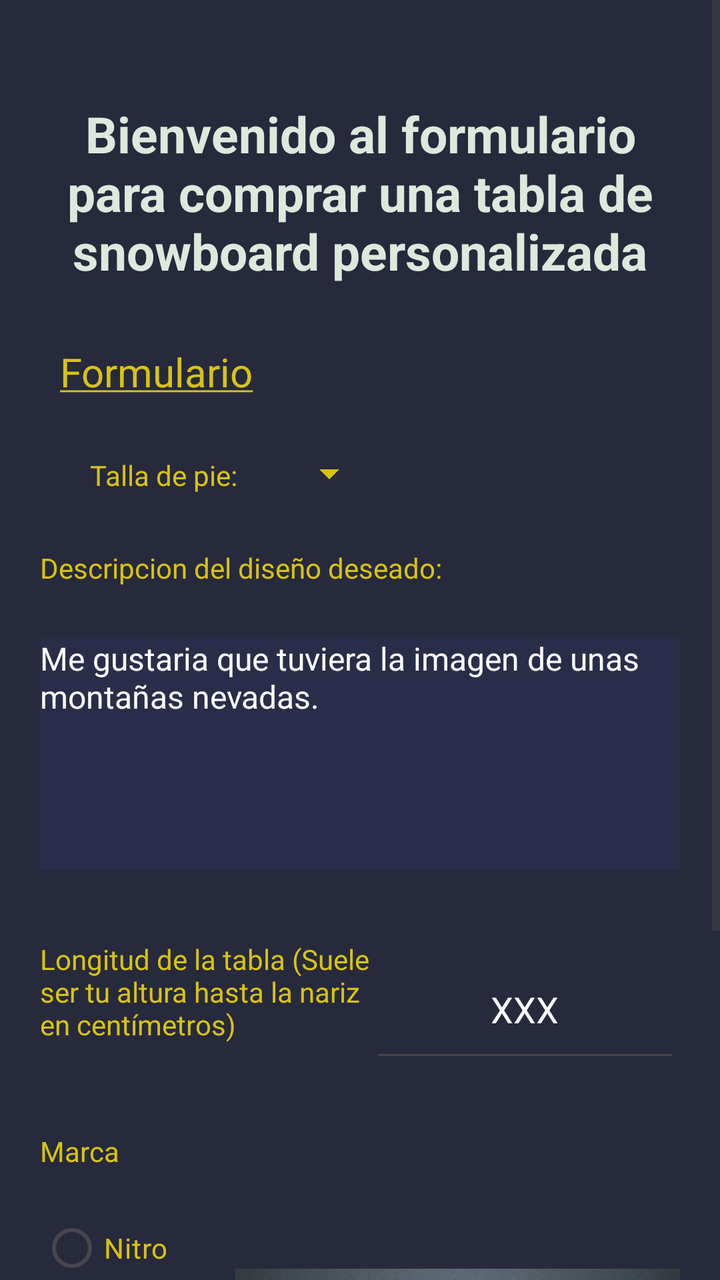
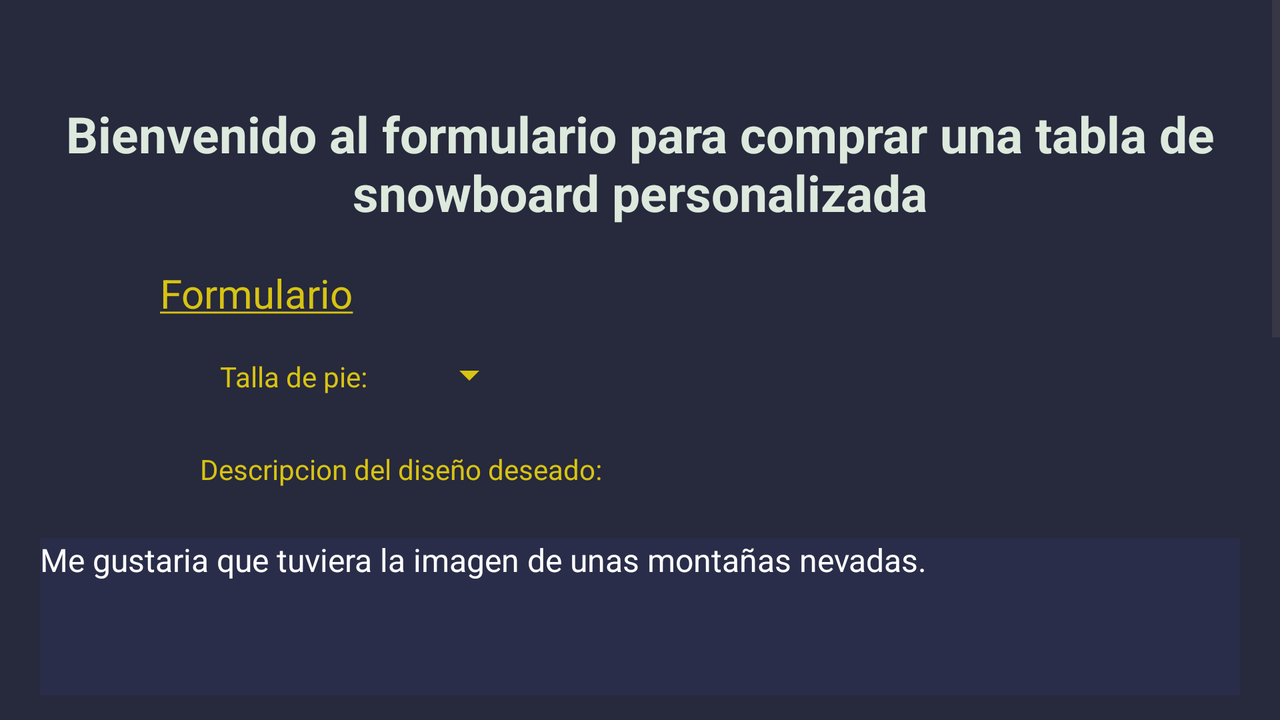

First picture: res/layout/ on a phone held upright. Second picture: the repository's own variant of that layout, on a device whose configuration matches the variant's folder. Source for both follows.
<!-- AndroidManifest.xml: application theme Theme.DecaSport -->
<!-- res/layout/form_snow.xml -->
<?xml version="1.0" encoding="utf-8"?>
<androidx.constraintlayout.widget.ConstraintLayout xmlns:android="http://schemas.android.com/apk/res/android"
    xmlns:app="http://schemas.android.com/apk/res-auto"
    xmlns:tools="http://schemas.android.com/tools"
    android:layout_width="match_parent"
    android:layout_height="match_parent"
    android:id="@+id/main">

    <ScrollView
        android:layout_width="match_parent"
        android:layout_height="match_parent"
        android:background="#27293C"
        >


        <LinearLayout
            android:layout_width="match_parent"
            android:layout_height="wrap_content"
            android:background="#27293C"
            android:orientation="vertical"
            android:padding="20dp">

            <TextView
                android:id="@+id/textView2"
                android:layout_width="match_parent"
                android:layout_height="wrap_content"
                android:gravity="center"
                android:text="@string/mensaje_bienvenida_form_snow"
                android:textColor="#DDE9DD"
                android:textSize="25dp"
                android:textStyle="bold"
                android:layout_marginTop="30dp"
                android:layout_marginBottom="20dp"/>

            <TextView
                android:id="@+id/textView3"
                android:layout_width="match_parent"
                android:layout_height="wrap_content"
                android:layout_margin="10dp"
                android:text="@string/formulario"
                android:textColor="#D7C312"
                android:textSize="20dp"
                />

            <LinearLayout
                android:layout_width="match_parent"
                android:layout_height="30dp"
                android:orientation="horizontal"
                android:layout_marginTop="15dp"
                android:layout_marginBottom="10dp">

                <TextView
                    android:id="@+id/textView5"
                    android:layout_width="wrap_content"
                    android:layout_height="wrap_content"
                    android:text="@string/talla_pie"
                    android:textColor="#D7C312"
                    android:layout_marginLeft="25dp"/>

                <Spinner
                    android:id="@+id/spinner"
                    android:layout_width="60dp"
                    android:layout_height="25dp"
                    android:layout_marginLeft="10dp"
                    android:entries="@array/lista_talla_pie"
                    android:backgroundTint="#D7C312"
                    />

            </LinearLayout>

            <LinearLayout
                android:layout_width="match_parent"
                android:layout_height="wrap_content"
                android:orientation="vertical"
                android:layout_marginBottom="25dp">

                <TextView
                    android:id="@+id/textView6"
                    android:layout_width="wrap_content"
                    android:layout_height="wrap_content"
                    android:layout_marginTop="10dp"
                    android:text="@string/descripcion"
                    android:textColor="#D7C312"
                    android:layout_marginBottom="25dp"/>

                <EditText
                    android:id="@+id/editTextText"
                    android:layout_width="match_parent"
                    android:layout_height="wrap_content"
                    android:ems="10"
                    android:inputType="textMultiLine"
                    android:lines="6"
                    android:gravity="top"
                    android:background="#2A2D49"
                    android:textSize="16dp"
                    android:hint="@string/breve_descripcion"
                    android:textColor="#BF9556"
                    android:textColorHint="@color/white"/>


            </LinearLayout>

            <LinearLayout
                android:layout_width="match_parent"
                android:layout_height="wrap_content"
                android:orientation="vertical"
                android:layout_marginBottom="15dp"
                android:layout_marginTop="10dp">

                <LinearLayout
                    android:layout_width="match_parent"
                    android:layout_height="match_parent"
                    android:orientation="horizontal"
                    android:layout_marginBottom="15dp">

                    <TextView
                        android:id="@+id/textView8"
                        android:layout_width="165dp"
                        android:layout_height="match_parent"
                        android:text="@string/longitud_tabla"
                        android:textColor="#D7C312" />

                    <EditText
                        android:id="@+id/editTextNumber"
                        android:layout_width="wrap_content"
                        android:layout_height="match_parent"
                        android:layout_weight="1"
                        android:ems="10"
                        android:inputType="number"
                        android:hint="XXX"
                        android:textColorHint="@color/white"
                        android:gravity="center"
                        android:textColor="#BF9556"/>

                </LinearLayout>


            </LinearLayout>

            <LinearLayout
                android:layout_width="match_parent"
                android:layout_height="wrap_content"
                android:orientation="vertical">

                <TextView
                    android:id="@+id/textView9"
                    android:layout_width="match_parent"
                    android:layout_height="wrap_content"
                    android:text="@string/marca_bici"
                    android:textColor="#D7C312"
                    android:layout_marginBottom="15dp"/>

                <LinearLayout
                    android:layout_width="match_parent"
                    android:layout_height="wrap_content"
                    android:orientation="horizontal">

                    <RadioGroup
                        android:layout_width="wrap_content"
                        android:layout_height="wrap_content">

                        <RadioButton
                            android:id="@+id/radioButton5"
                            android:layout_width="wrap_content"
                            android:layout_height="wrap_content"
                            android:text="Nitro"
                            android:textColor="#D7C312" />

                        <RadioButton
                            android:id="@+id/radioButton6"
                            android:layout_width="wrap_content"
                            android:layout_height="wrap_content"
                            android:text="Amplid"
                            android:textColor="#D7C312" />

                        <RadioButton
                            android:id="@+id/radioButton7"
                            android:layout_width="wrap_content"
                            android:layout_height="wrap_content"
                            android:text="Burton"
                            android:textColor="#D7C312" />

                        <RadioButton
                            android:id="@+id/radioButton8"
                            android:layout_width="wrap_content"
                            android:layout_height="wrap_content"
                            android:text="Capita"
                            android:textColor="#D7C312" />
                    </RadioGroup>

                    <ImageView
                        android:id="@+id/imagen_volver"
                        android:layout_width="170dp"
                        android:layout_height="150dp"
                        android:layout_marginLeft="20dp"
                        android:layout_marginTop="20dp"
                        android:layout_weight="1"
                        app:srcCompat="@drawable/logo" />

                </LinearLayout>

                <LinearLayout
                    android:layout_width="match_parent"
                    android:layout_height="match_parent"
                    android:orientation="horizontal">

                    <Button
                        android:id="@+id/button2"
                        android:layout_width="wrap_content"
                        android:layout_height="wrap_content"
                        android:layout_marginTop="20dp"
                        android:layout_weight="0"
                        android:backgroundTint="#D7C312"
                        android:text="@string/enviar"
                        android:onClick="enviar_snow"
                        android:textColor="@color/black" />

                    <TextView
                        android:id="@+id/mensaje_formulario_enviado"
                        android:layout_width="match_parent"
                        android:layout_height="wrap_content"
                        android:layout_weight="0"
                        android:layout_marginLeft="25dp"
                        android:layout_marginTop="10dp"
                        android:text=""
                        android:textColor="@color/white"/>
                </LinearLayout>

            </LinearLayout>

        </LinearLayout>
    </ScrollView>

</androidx.constraintlayout.widget.ConstraintLayout>
<!-- resources referenced by this layout -->
<resources>
  <string-array name="lista_talla_pie">
          <item>38</item>
          <item>39</item>
          <item>40</item>
          <item>41</item>
          <item>42</item>
          <item>43</item>
          <item>44</item>
          <item>45</item>
          <item>46</item>
          <item>47</item>
      </string-array>
  <color name="black">#FF000000</color>
  <color name="white">#FFFFFFFF</color>
  <!-- drawable logo: jpg bitmap (drawable, 895556 bytes) -->
  <string name="breve_descripcion">Me gustaria que tuviera la imagen de unas montañas nevadas.</string>
  <string name="descripcion">Descripcion del diseño deseado:</string>
  <string name="enviar">Enviar</string>
  <string name="formulario"><u>Formulario</u></string>
  <string name="longitud_tabla">Longitud de la tabla (Suele ser tu altura hasta la nariz en centímetros)</string>
  <string name="marca_bici">Marca</string>
  <string name="mensaje_bienvenida_form_snow">Bienvenido al formulario para comprar una tabla de snowboard personalizada</string>
  <string name="talla_pie">Talla de pie:</string>
  <style name="Theme.DecaSport" parent="Base.Theme.DecaSport" />
  <style name="Base.Theme.DecaSport" parent="Theme.Material3.DayNight.NoActionBar">
          
          
      </style>
</resources>
<!-- res/layout-land/form_snow.xml (the repository's variant of the layout above) -->
<!-- drawn on the phone turned sideways -->
<?xml version="1.0" encoding="utf-8"?>
<androidx.constraintlayout.widget.ConstraintLayout xmlns:android="http://schemas.android.com/apk/res/android"
    xmlns:app="http://schemas.android.com/apk/res-auto"
    xmlns:tools="http://schemas.android.com/tools"
    android:layout_width="match_parent"
    android:layout_height="match_parent"
    android:id="@+id/main">

    <ScrollView
        android:layout_width="match_parent"
        android:layout_height="match_parent"
        android:background="#27293C"
        >


        <LinearLayout
            android:layout_width="match_parent"
            android:layout_height="wrap_content"
            android:background="#27293C"
            android:orientation="vertical"
            android:padding="20dp">

            <TextView
                android:id="@+id/textView2"
                android:layout_width="match_parent"
                android:layout_height="wrap_content"
                android:gravity="center"
                android:text="@string/mensaje_bienvenida_form_snow"
                android:textColor="#DDE9DD"
                android:textSize="25dp"
                android:textStyle="bold"
                android:layout_marginTop="30dp"
                android:layout_marginBottom="20dp"/>

            <TextView
                android:id="@+id/textView3"
                android:layout_width="wrap_content"
                android:layout_height="wrap_content"
                android:text="@string/formulario"
                android:textColor="#D7C312"
                android:textSize="20dp"
                android:layout_marginLeft="60dp"
                />

            <LinearLayout
                android:layout_width="match_parent"
                android:layout_height="30dp"
                android:orientation="horizontal"
                android:layout_marginTop="15dp"
                android:layout_marginBottom="10dp">

                <TextView
                    android:id="@+id/textView5"
                    android:layout_width="wrap_content"
                    android:layout_height="wrap_content"
                    android:text="@string/talla_pie"
                    android:textColor="#D7C312"
                    android:layout_marginLeft="90dp"/>

                <Spinner
                    android:id="@+id/spinner"
                    android:layout_width="60dp"
                    android:layout_height="25dp"
                    android:layout_marginLeft="15dp"
                    android:entries="@array/lista_talla_pie"
                    android:backgroundTint="#D7C312"
                    />

            </LinearLayout>

            <LinearLayout
                android:layout_width="match_parent"
                android:layout_height="wrap_content"
                android:orientation="vertical"
                android:layout_marginBottom="25dp">

                <TextView
                    android:id="@+id/textView6"
                    android:layout_width="wrap_content"
                    android:layout_height="wrap_content"
                    android:layout_marginTop="10dp"
                    android:text="@string/descripcion"
                    android:textColor="#D7C312"
                    android:layout_marginLeft="80dp"
                    android:layout_marginBottom="25dp"/>

                <EditText
                    android:id="@+id/editTextText"
                    android:layout_width="match_parent"
                    android:layout_height="wrap_content"
                    android:ems="10"
                    android:inputType="textMultiLine"
                    android:lines="4"
                    android:gravity="top"
                    android:background="#2A2D49"
                    android:textSize="16dp"
                    android:hint="@string/breve_descripcion"
                    android:textColor="#BF9556"
                    android:textColorHint="@color/white"/>


            </LinearLayout>

            <LinearLayout
                android:layout_width="match_parent"
                android:layout_height="wrap_content"
                android:orientation="vertical"
                android:layout_marginBottom="15dp"
                android:layout_marginTop="10dp">

                <LinearLayout
                    android:layout_width="match_parent"
                    android:layout_height="match_parent"
                    android:orientation="horizontal"
                    android:layout_marginBottom="15dp"
                    android:layout_marginLeft="80dp">

                    <TextView
                        android:id="@+id/textView8"
                        android:layout_width="wrap_content"
                        android:layout_height="match_parent"
                        android:text="@string/longitud_tabla"
                        android:textColor="#D7C312"
                        android:gravity="center_vertical"/>

                    <EditText
                        android:id="@+id/editTextNumber"
                        android:layout_width="match_parent"
                        android:layout_height="wrap_content"
                        android:layout_weight="1"
                        android:ems="10"
                        android:inputType="number"
                        android:hint="XXX"
                        android:textColorHint="@color/white"
                        android:gravity="center"
                        android:textColor="#BF9556"/>

                </LinearLayout>


            </LinearLayout>

            <LinearLayout
                android:layout_width="match_parent"
                android:layout_height="wrap_content"
                android:orientation="vertical">

                <TextView
                    android:id="@+id/textView9"
                    android:layout_width="match_parent"
                    android:layout_height="wrap_content"
                    android:text="@string/marca_bici"
                    android:textColor="#D7C312"
                    android:layout_marginBottom="15dp"
                    android:layout_marginLeft="60dp"/>

                <LinearLayout
                    android:layout_width="match_parent"
                    android:layout_height="wrap_content"
                    android:orientation="horizontal">

                    <androidx.constraintlayout.widget.ConstraintLayout
                        android:layout_width="match_parent"
                        android:layout_height="match_parent">

                        <RadioGroup
                            android:layout_width="wrap_content"
                            android:layout_height="wrap_content"
                            app:layout_constraintStart_toEndOf="parent"
                            app:layout_constraintStart_toStartOf="parent"
                            android:layout_marginLeft="80dp"
                            >

                            <RadioButton
                                android:id="@+id/radioButton6"
                                android:layout_width="wrap_content"
                                android:layout_height="wrap_content"
                                android:text="Amplid"
                                android:textColor="#D7C312" />

                            <RadioButton
                                android:id="@+id/radioButton5"
                                android:layout_width="wrap_content"
                                android:layout_height="wrap_content"
                                android:text="Nitro"
                                android:textColor="#D7C312" />

                            <RadioButton
                                android:id="@+id/radioButton7"
                                android:layout_width="wrap_content"
                                android:layout_height="wrap_content"
                                android:text="Burton"
                                android:textColor="#D7C312" />

                            <RadioButton
                                android:id="@+id/radioButton8"
                                android:layout_width="wrap_content"
                                android:layout_height="wrap_content"
                                android:text="Capita"
                                android:textColor="#D7C312" />

                        </RadioGroup>

                        <ImageView
                            android:id="@+id/imagen_volver"
                            android:layout_width="421dp"
                            android:layout_height="150dp"
                            app:layout_constraintEnd_toEndOf="parent"
                            app:layout_constraintTop_toTopOf="parent"
                            android:layout_marginTop="30dp"
                            android:layout_marginRight="60dp"
                            app:srcCompat="@drawable/logo" />
                    </androidx.constraintlayout.widget.ConstraintLayout>

                </LinearLayout>

                <LinearLayout
                    android:layout_width="match_parent"
                    android:layout_height="match_parent"
                    android:orientation="horizontal">

                    <Button
                        android:id="@+id/button2"
                        android:layout_width="wrap_content"
                        android:layout_height="wrap_content"
                        android:layout_marginLeft="40dp"
                        android:layout_marginTop="20dp"
                        android:layout_weight="0"
                        android:backgroundTint="#D7C312"
                        android:text="@string/enviar"
                        android:textColor="@color/black" />

                    <TextView
                        android:id="@+id/mensaje_formulario_enviado"
                        android:layout_width="wrap_content"
                        android:layout_height="wrap_content"
                        android:layout_marginLeft="25dp"
                        android:layout_marginTop="10dp"
                        android:layout_weight="0"
                        android:text=""
                        android:textColor="@color/white" />
                </LinearLayout>

            </LinearLayout>

        </LinearLayout>
    </ScrollView>

</androidx.constraintlayout.widget.ConstraintLayout>
